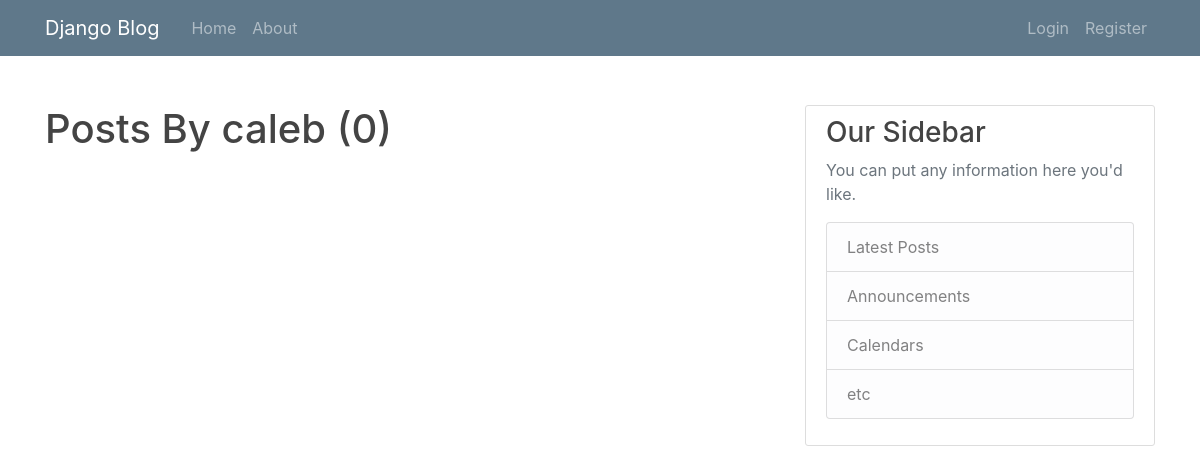
The page /user/caleb on the database as committed earlier.
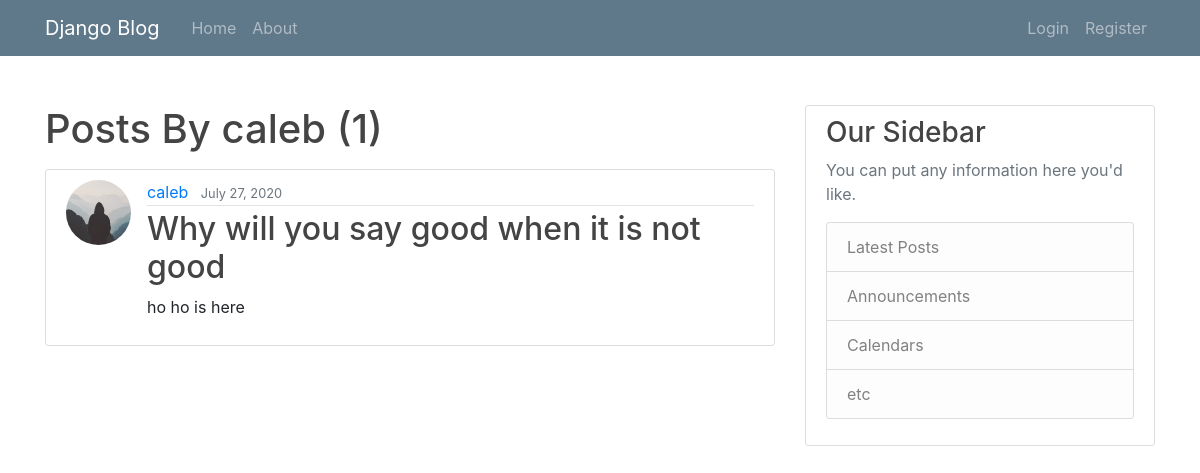
The same page on the database as committed later.
### blog/models.py (models this page shows, shortened)
class Post(models.Model):
    title =   models.CharField(max_length=100)
    content = models.TextField()
    date_posted = models.DateTimeField(default=timezone.now)
    author = models.ForeignKey(User,on_delete=models.CASCADE)

### users/models.py (models this page shows, shortened)
class Profile(models.Model):
    user = models.OneToOneField(User,on_delete=models.CASCADE)
    image = models.ImageField(default='default.jpg', upload_to='profile_pics', height_field=None, width_field=None, max_length=None)

### blog/views.py (the view)
# urls.py: path('user/<str:username>',UserPostListView.as_view(), name='user-posts'),
class UserPostListView(ListView):
    model = Post
    template_name = 'blog/user_posts.html'
    context_object_name = 'posts'
    paginate_by = 2
    def get_queryset(self):
        user = get_object_or_404(User,username=self.kwargs.get('username'))
        return Post.objects.filter(author=user).order_by('-date_posted')

### blog/templates/blog/user_posts.html (shortened to what this page needs)
{% extends "blog/base.html" %}
{% block content %}
<h1 class="mb-3">Posts By {{view.kwargs.username}} ({{page_obj.paginator.count}})</h1>
    {% for post in posts %}
        <article class="media content-section">
          <img class="rounded-circle article-img" src="{{ post.author.profile.image.url }}">
          <div class="media-body">
            <div class="article-metadata">
              <a class="mr-2" href="{% url 'user-posts' post.author.username %}">{{ post.author }}</a>
              <small class="text-muted">{{ post.date_posted|date:"F d, Y" }}</small>
            </div>
            <h2><a class="article-title" href="{% url 'post-detail' post.id %}">{{ post.title }}</a></h2>
            <p class="article-content">{{ post.content }}</p>
          </div>
        </article>
    {% endfor %}
{% endblock content %}

Rows that differ between the two databases and show on the page:
added Post: author.profile.image (placeholder picture), author "caleb", date_posted "July 27, 2020", title "Why will you say good when it is not good", content "ho ho is here"
Other text that changed with them:
{{ page_obj.paginator.count }}: "0" → "1"
